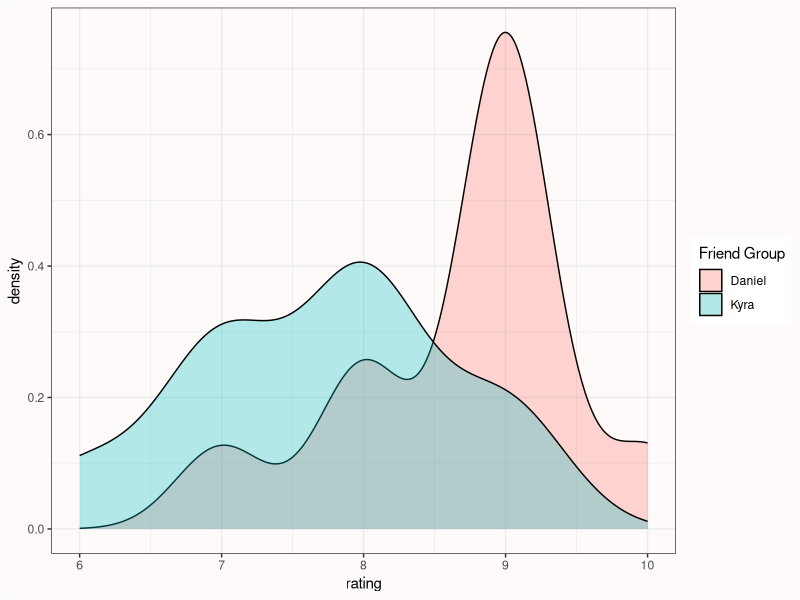
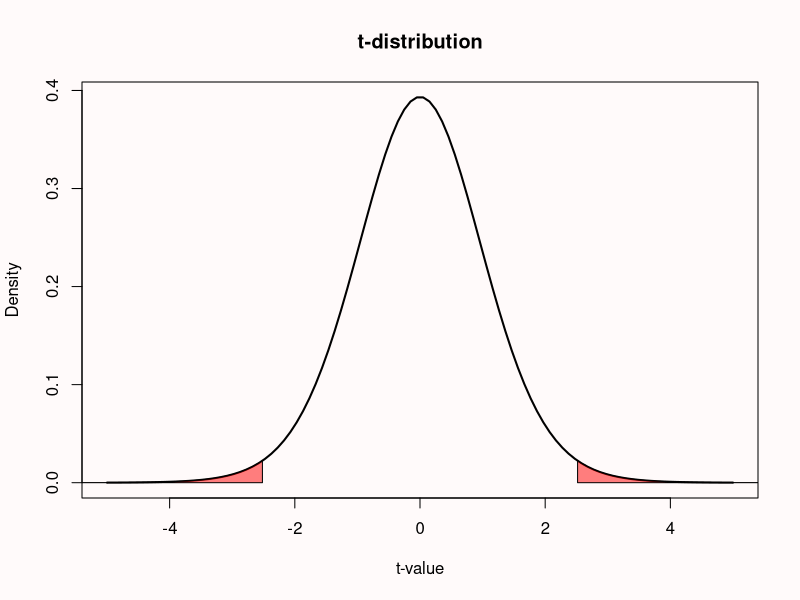
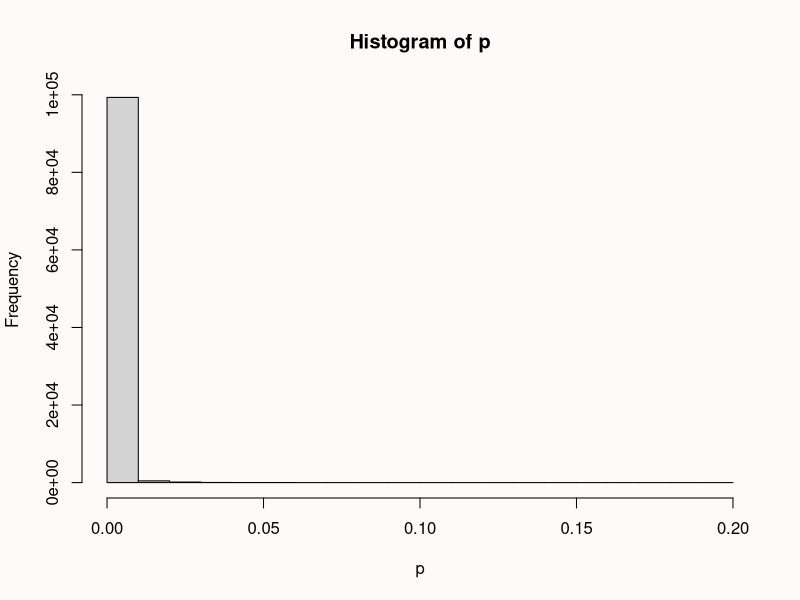
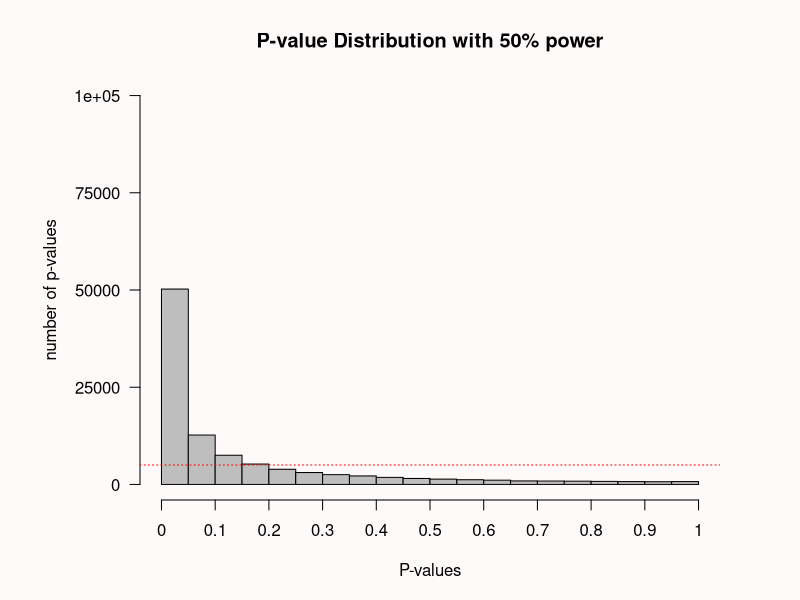

Recreate these plots in R, in order.
#!/usr/bin/env Rscript
require(ggplot2)
require(tidyr)
friends <- paste0("friend_", 1:10)
friends_daniel <- c(9, 7, 8, 9, 8, 9, 9, 10, 9, 9)
friends_kyra <- c(9, 6, 7, 8, 7, 9, 8, 8, 8, 7)
df <- data.frame(friends, friends_daniel, friends_kyra)
colnames(df) <- c("", "Daniel", "Kyra")
print(df)
df_long <- tidyr::gather(df, "Friend Group", rating, "Daniel":"Kyra", factor_key = TRUE)
print(df_long)

backgroundcolor <- "#fffafa"
# Plot the data
ggplot(df_long, aes(x = rating, fill = `Friend Group`)) +
  geom_density(alpha = .3) +
  theme_bw() +
  theme(plot.background = element_rect(fill = backgroundcolor))  +
  theme(panel.background = element_rect(fill = backgroundcolor))


tstat <- t.test(df_long$rating ~ df_long$`Friend Group`, var.equal = TRUE)
se <- tstat$stderr

par(bg = backgroundcolor)
x <- seq(-5, 5, length = 100)
plot(x, dt(x, df = 18), col = "black", type = "l", xlab = "t-value", ylab = "Density", main = "t-distribution", lwd = 2)
x <- seq(2.5175, 5, length = 100)
z <- (dt(x, df = 18))
polygon(c(2.5175, x, 8), c(0, z, 0), col = rgb(1, 0, 0, 0.5))
x <- seq(-5, -2.5175, length = 100)
z <- (dt(x, df = 18))
polygon(c(-8, x, -2.5175), c(0, z, 0), col = rgb(1, 0, 0, 0.5))

# plot histogram for friends data
p <- numeric(100000) # store all simulated *p*-values
for (i in 1:100000) { # for each simulated experiment
  x <- rnorm(n = 10, mean = 7.7, sd = se) # Simulate data
  y <- rnorm(n = 10, mean = 8.7, sd = se) # Simulate data
  p[i] <- t.test(x, y)$p.value # store the *p*-value
}
power <- sum(p < 0.05) / 100000 # compute power
print(power)
hist(p, breaks = 20) # plot a histogram


#Set number of simulations
nSims <- 100000 # number of simulated experiments
p <- numeric(nSims) # set up empty variable to store all simulated *p*-values
bars <- 20

for (i in 1:nSims) { # for each simulated experiment
  x <- rnorm(n = 71, mean = 100, sd = 15) # Simulate data
  y <- rnorm(n = 71, mean = 105, sd = 15) # Simulate data
  p[i] <- t.test(x, y)$p.value # store the *p*-value
}

#Plot figure
par(bg = backgroundcolor)
op <- par(mar = c(5,7,4,4)) #change white-space around graph
hist(p, breaks=bars, xlab="P-values", ylab="number of p-values\n", axes=FALSE,
    main=paste("P-value Distribution with 50% power"),
    col="grey", xlim=c(0,1), ylim=c(0, nSims))
axis(side=1, at=seq(0,1, 0.1), labels=seq(0,1,0.1))
axis(side=2, at=seq(0,nSims, nSims/4), labels=seq(0,nSims, nSims/4), las=2)
abline(h=nSims/bars, col = "red", lty=3)
power <- sum(p < 0.05) / 100000 # compute power
print(power)
